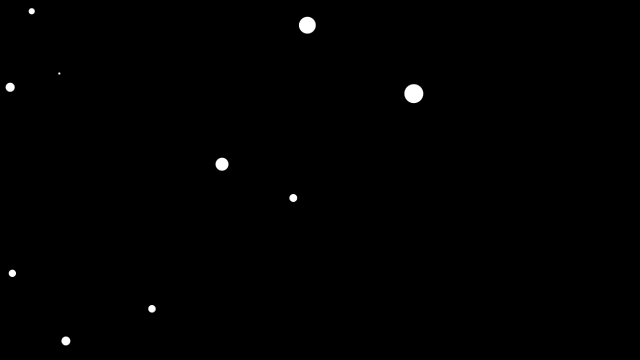
Frame 1 (no input)
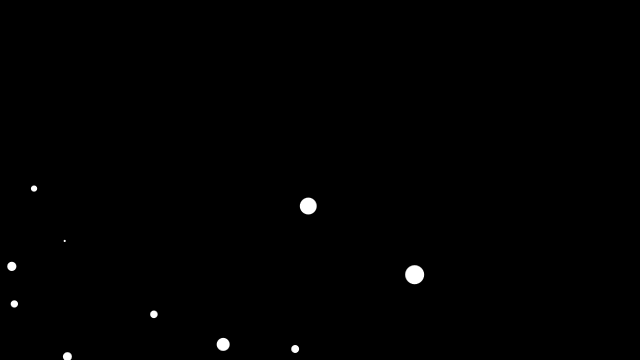
Frame 60 (the mouse pressed at the canvas centre just before this capture)
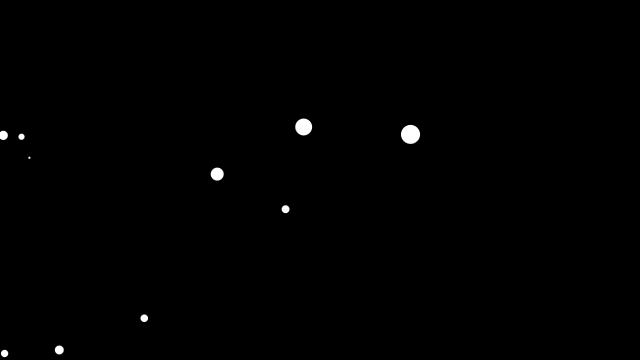
Frame 120 (the mouse held since frame 60 and released just before this capture)

The Processing sketch that drew these frames (run headless with seeded random() and noise(); from frame 60 on, the mouse is pressed at the canvas centre):

// Processing sketch: Balls_Blowing_With_Friction
// ── Balls_Blowing_With_Friction.pde
Mover[] movers = new Mover[10];
float xoff, yoff, w, m, coef;

void setup(){
  
  size(640,360);
  for(int i = 0; i < 10; i++) {
  movers[i] = new Mover();
  }
  xoff = 0;
}

void draw(){
  background(0);
  
  PVector wind = new PVector(map(noise(xoff), 0, 1, -0.1, 0.1), 0);

  
  for(int i = 0; i < movers.length; i++){
    
    //Let coef be the friction coefficient
    //Take velocity, reverse it, normalize and multiply be the coef
    //This example constantly applies a small amount of friction
    // to the ball so we might imagine it to be air resistance
    coef = 0.01;
    PVector friction = movers[i].velocity.get();
    friction.mult(-1);
    friction.normalize();
    friction.mult(coef);
    
    m = movers[i].mass;
    PVector gravity = new PVector(0,0.1*m);
    
    movers[i].applyForce(friction);
    movers[i].applyForce(wind);
    movers[i].applyForce(gravity);
    
    movers[i].update();
    movers[i].display();
    movers[i].checkEdges();
  }   
    xoff += 0.01;
    yoff += 0.01;
}

// ── Mover.pde
class Mover {

  PVector location;
  PVector velocity;
  PVector acceleration;
  float mass;

  Mover() {
    location = new PVector(random(width),random(height));
    velocity = new PVector(0,0);
    acceleration = new PVector(0,0);
    mass = random(1,10);
  }
  
  void applyForce(PVector force) {
    PVector f = PVector.div(force,mass);
    acceleration.add(f);
  }
  
  void update() {
    velocity.add(acceleration);
    location.add(velocity);
    acceleration.mult(0);
  }

  void display() {
    stroke(0);
    strokeWeight(0);
    fill(255);
    ellipse(location.x,location.y, mass*2, mass*2);
  }

  void checkEdges() {

    if (location.x > width) {
      location.x = width;
      velocity.x *= -1;
    } else if (location.x < 0) {
      velocity.x *= -1;
      location.x = 0;
    }

    if (location.y > height) {
      velocity.y *= -1;
      location.y = height;
    }

  }

}
